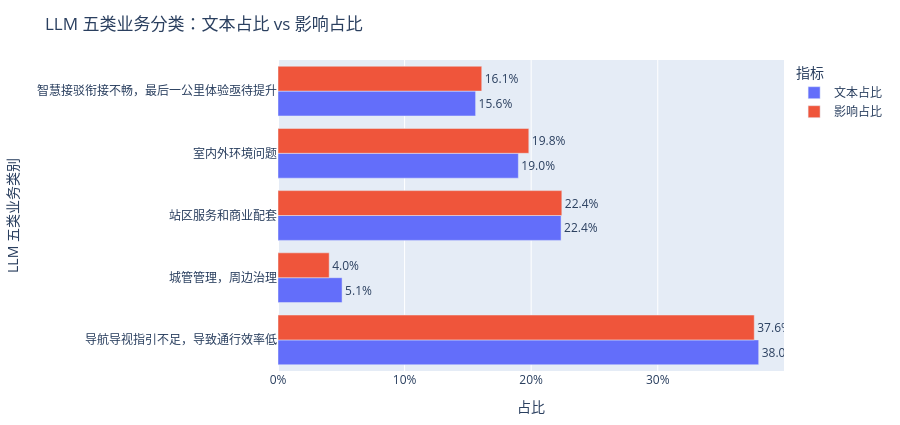

Notebook code for this chart:
### Code cell
# LLM 分类影响力占比图。
llm_category_chart_data = llm_category_summary.melt(
    id_vars="llm_category_label",
    value_vars=["文本占比", "影响占比"],
    var_name="指标",
    value_name="占比",
)

# # LLM 分类数量占比图。
# llm_category_chart_data = llm_category_summary.melt(
#     id_vars="llm_category_label",
#     value_vars=["文本数", "综合影响分"],
#     var_name="指标",
#     value_name="占比",
# )
fig_llm_category = px.bar(
    llm_category_chart_data,
    x="占比",
    y="llm_category_label",
    color="指标",
    orientation="h",
    barmode="group",
    text=llm_category_chart_data["占比"].map(lambda value: f"{value:.1%}"),
    title="LLM 五类业务分类：文本占比 vs 影响占比",
    labels={"llm_category_label": "LLM 五类业务类别", "占比": "占比"},
)

fig_llm_category.update_traces(textposition="outside")
fig_llm_category.update_layout(height=max(420, 85 * len(llm_category_summary)), margin={"l": 180, "r": 40, "t": 60, "b": 40})
fig_llm_category.update_xaxes(tickformat=".0%")
fig_llm_category.show()

llm_category_chart_path = RESULT_PATH.with_name("llm_business_category_distribution.html")
fig_llm_category.write_html(llm_category_chart_path, include_plotlyjs=True)
print(f"LLM 五类业务占比图已保存到：{llm_category_chart_path.resolve()}")

### Figure 1 — Plotly figure (JSON) as saved in the notebook; plotly's stock layout.template omitted (floating-point values rounded to 4 significant figures)
{"data": [{"alignmentgroup": "True", "hovertemplate": "指标=文本占比<br>占比=%{x}<br>LLM 五类业务类别=%{y}<br>text=%{text}<extra></extra>", "legendgroup": "文本占比", "marker": {"color": "#636efa", "pattern": {"shape": ""}}, "name": "文本占比", "offsetgroup": "文本占比", "orientation": "h", "showlegend": true, "text": ["38.0%", "5.1%", "22.4%", "19.0%", "15.6%"], "textposition": "outside", "type": "bar", "x": [0.3797, 0.05063, 0.2236, 0.1899, 0.1561], "xaxis": "x", "y": ["导航导视指引不足，导致通行效率低", "城管管理，周边治理", "站区服务和商业配套", "室内外环境问题", "智慧接驳衔接不畅，最后一公里体验亟待提升"], "yaxis": "y"}, {"alignmentgroup": "True", "hovertemplate": "指标=影响占比<br>占比=%{x}<br>LLM 五类业务类别=%{y}<br>text=%{text}<extra></extra>", "legendgroup": "影响占比", "marker": {"color": "#EF553B", "pattern": {"shape": ""}}, "name": "影响占比", "offsetgroup": "影响占比", "orientation": "h", "showlegend": true, "text": ["37.6%", "4.0%", "22.4%", "19.8%", "16.1%"], "textposition": "outside", "type": "bar", "x": [0.3762, 0.04044, 0.2242, 0.1981, 0.161], "xaxis": "x", "y": ["导航导视指引不足，导致通行效率低", "城管管理，周边治理", "站区服务和商业配套", "室内外环境问题", "智慧接驳衔接不畅，最后一公里体验亟待提升"], "yaxis": "y"}], "layout": {"barmode": "group", "height": 425, "legend": {"title": {"text": "指标"}, "tracegroupgap": 0}, "margin": {"b": 40, "l": 180, "r": 40, "t": 60}, "title": {"text": "LLM 五类业务分类：文本占比 vs 影响占比"}, "xaxis": {"anchor": "y", "domain": [0, 1], "tickformat": ".0%", "title": {"text": "占比"}}, "yaxis": {"anchor": "x", "domain": [0, 1], "title": {"text": "LLM 五类业务类别"}}}}
